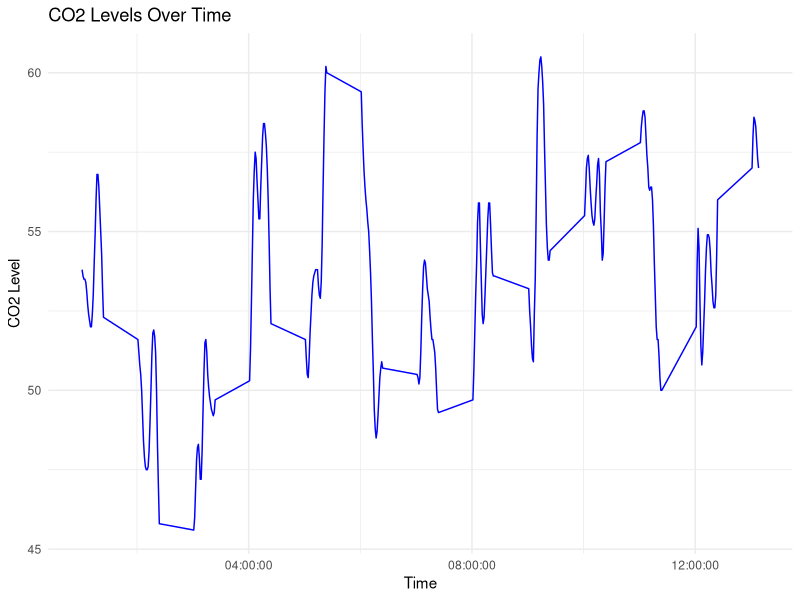
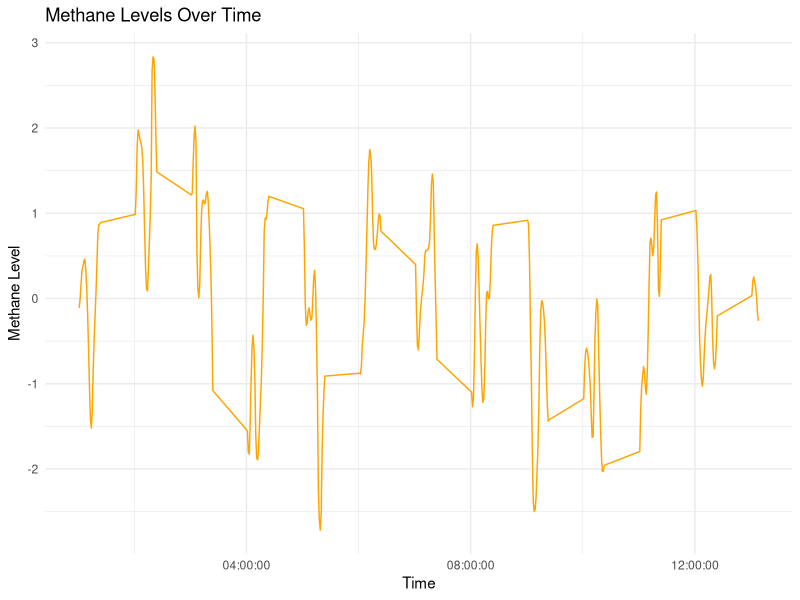
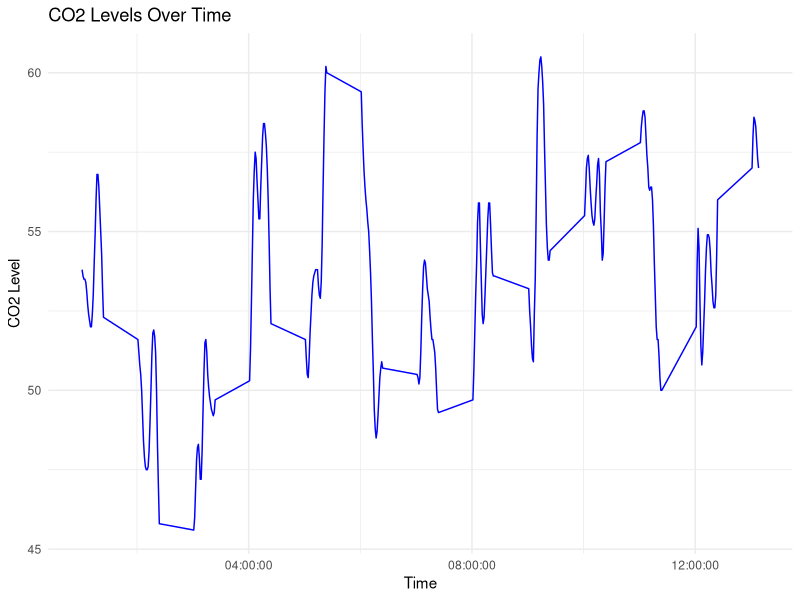
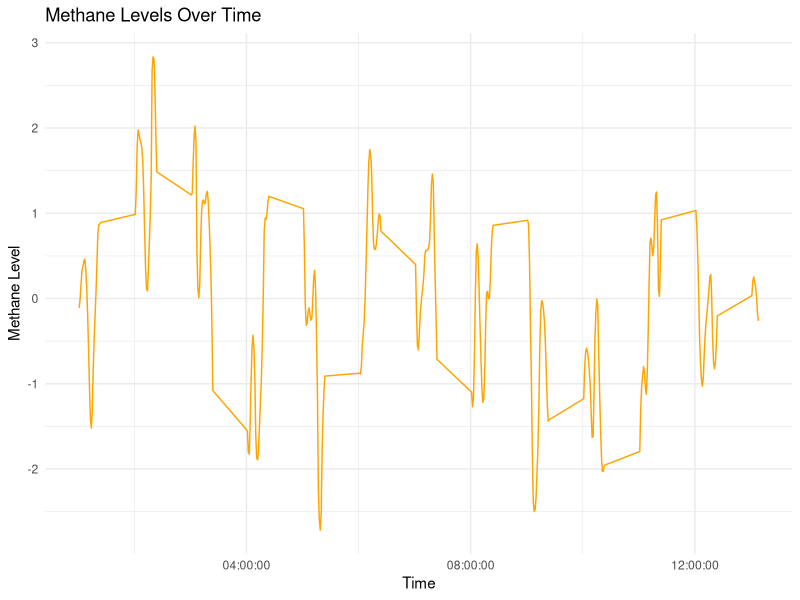

The R script that drew these images, in order: (Note: this script raises an error after producing the figures.)
## ---- chunk 1
library(tidyverse)
library(hms)
library(ggplot2)
## ---- chunk 2
methane <- read_csv("Methane in the Furnance.csv", show_col_types = FALSE)

methane

## ---- chunk 3
missing_values <- colSums(is.na(methane))

print(missing_values)

## ---- chunk 4
co2_summary <- summary(methane$co2)
methane_summary <- summary(methane$methane)


print(co2_summary)
print(methane_summary)
## ---- chunk 5
dir.create("plots", showWarnings = FALSE)
dir.create("results", showWarnings = FALSE)
## ---- chunk 6
co2_plot <- ggplot(methane, aes(x = obs, y = co2)) +
  geom_line(color = "blue") +
  labs(title = "CO2 Levels Over Time", x = "Time", y = "CO2 Level") +
  theme_minimal()
ggsave("plots/co2_plot.png", plot = co2_plot)

print(co2_plot)

## ---- chunk 7
methane_plot <- ggplot(methane, aes(x = obs, y = methane)) +
  geom_line(color = "orange") +
  labs(title = "Methane Levels Over Time", x = "Time", y = "Methane Level") +
  theme_minimal()
ggsave("plots/methane_plot.png", plot = methane_plot)

print(methane_plot)

## ---- chunk 8
correlation <- cor(methane$co2, methane$methane, use = "complete.obs")
print(paste("Correlation between CO2 and methane levels:", correlation))

## ---- chunk 9
set.seed(123)
train_indices <- sample(1:nrow(methane), size = 0.8 * nrow(methane))
train_data <- methane[train_indices, ]
test_data <- methane[-train_indices, ]

## ---- chunk 10
lm_fit <- lm(co2 ~ methane, data = train_data)
lm_summary <- summary(lm_fit)
capture.output(lm_summary, file = "results/lm_summary.txt")

print(lm_fit)
print(lm_summary)
## ---- chunk 11
predictions <- predict(lm_fit, newdata = test_data)
actuals <- test_data$co2
residuals <- actuals - predictions
mse <- mean(residuals^2)
rmse <- sqrt(mse)
r_squared <- lm_summary$r.squared

print(paste("RMSE:", rmse))
print(paste("R-squared:", r_squared))


evaluation_metrics <- c(paste("RMSE:", rmse), paste("R-squared:", r_squared))
write(evaluation_metrics, file = "results/metrics_summary.txt")


## ---- chunk 12
dir.create("manuscript", showWarnings = FALSE)



correlation <- readLines("results/analysis_summary.txt")
lm_summary <- readLines("results/lm_summary.txt")
metrics_summary <- readLines("results/metrics_summary.txt")


print(correlation)
print(lm_summary)
print(metrics_summary)
